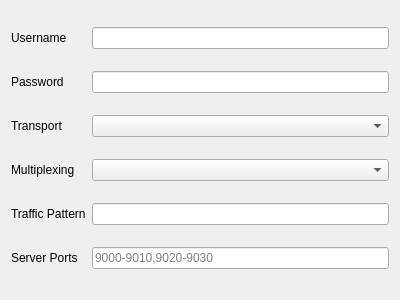
<?xml version="1.0" encoding="UTF-8"?>
<ui version="4.0">
 <class>EditMieru</class>
 <widget class="QWidget" name="EditMieru">
  <property name="geometry">
   <rect>
    <x>0</x>
    <y>0</y>
    <width>400</width>
    <height>300</height>
   </rect>
  </property>
  <property name="windowTitle">
   <string notr="true">EditMieru</string>
  </property>
  <layout class="QGridLayout" name="gridLayout">
   <item row="0" column="0">
    <widget class="QLabel" name="label">
     <property name="text">
      <string>Username</string>
     </property>
    </widget>
   </item>
   <item row="0" column="1">
    <widget class="MyLineEdit" name="username"/>
   </item>
   <item row="1" column="0">
    <widget class="QLabel" name="label_2">
     <property name="text">
      <string>Password</string>
     </property>
    </widget>
   </item>
   <item row="1" column="1">
    <widget class="MyLineEdit" name="password"/>
   </item>
   <item row="2" column="0">
    <widget class="QLabel" name="label_3">
     <property name="text">
      <string>Transport</string>
     </property>
    </widget>
   </item>
   <item row="2" column="1">
    <widget class="QComboBox" name="transport"/>
   </item>
   <item row="3" column="0">
    <widget class="QLabel" name="label_4">
     <property name="text">
      <string>Multiplexing</string>
     </property>
    </widget>
   </item>
   <item row="3" column="1">
    <widget class="QComboBox" name="multiplexing"/>
   </item>
   <item row="4" column="0">
    <widget class="QLabel" name="label_5">
     <property name="text">
      <string>Traffic Pattern</string>
     </property>
    </widget>
   </item>
   <item row="4" column="1">
    <widget class="QLineEdit" name="traffic_pattern"/>
   </item>
   <item row="5" column="0">
    <widget class="QLabel" name="label_6">
     <property name="text">
      <string>Server Ports</string>
     </property>
    </widget>
   </item>
   <item row="5" column="1">
    <widget class="QLineEdit" name="server_ports">
     <property name="placeholderText">
      <string notr="true">9000-9010,9020-9030</string>
     </property>
    </widget>
   </item>
  </layout>
 </widget>
 <customwidgets>
  <customwidget>
   <class>MyLineEdit</class>
   <extends>QLineEdit</extends>
   <header>include/ui/utils/MyLineEdit.h</header>
  </customwidget>
 </customwidgets>
 <tabstops>
  <tabstop>username</tabstop>
  <tabstop>password</tabstop>
  <tabstop>transport</tabstop>
  <tabstop>multiplexing</tabstop>
  <tabstop>traffic_pattern</tabstop>
  <tabstop>server_ports</tabstop>
 </tabstops>
 <resources/>
 <connections/>
</ui>
